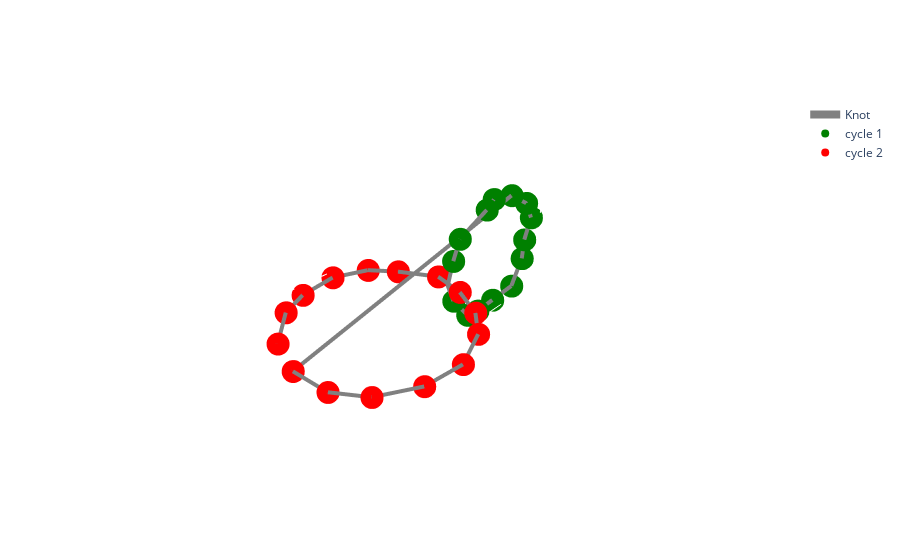

The notebook cell saved with this chart:
### Code cell
fig = plot(curve)

cycle = PH['representatives'][0]
plot_cycle(curve, cycle, fig, 'green', 'cycle 1')

cycle = PH['representatives'][1]
plot_cycle(curve, cycle, fig, 'red', 'cycle 2')

#cycle = PH['representatives'][0]
#plot_cycle(curve, cycle, fig, 'blue', 'cycle 3')

#cycle = PH['representatives'][2]
#plot_cycle(curve, cycle, fig, 'blue', 'cycle 4')

#cycle = PH['representatives'][4]
#plot_cycle(curve, cycle, fig, 'orange', 'cycle 5')

### Figure 1 — Plotly figure (JSON) as saved in the notebook; plotly's stock layout.template omitted (floating-point values rounded to 4 significant figures)
{"data": [{"line": {"color": "grey", "width": 8}, "marker": {"color": "grey", "size": 8}, "mode": "lines", "name": "Knot", "type": "scatter3d", "x": [-8.141, -6.756, -4.403, -3.755, -3.687, -4.379, -5.76, -7.148, -9.219, -11.32, -12.69, -12.95, -13.01, -11.96, -10.37, 8.63, 8.275, 6.804, 4.242, 1.819, -0.6264, -2.175, -3.166, -3.63, -2.152, -0.6727, 1.928, 4.482, 6.38, 8.148], "y": [3.498, 4.029, 3.772, 3.814, 3.41, 3.368, 3.625, 3.494, 3.34, 3.646, 3.462, 3.304, 3.629, 3.701, 3.401, 3.341, 6.267, 8.021, 9.263, 9.839, 8.833, 7.279, 5.029, 2.508, -0.1773, -1.83, -2.484, -2.301, -1.158, 0.9068], "z": [4.437, 4.272, 2.845, 1.414, -0.781, -2.514, -4.475, -4.894, -4.973, -4.423, -2.362, -0.731, 1.376, 2.98, 4.007, -0.5288, -0.2064, -0.3617, -0.5653, -0.2186, -0.1228, -0.2427, -0.2586, -0.4039, -0.5238, -0.4792, -0.2131, -0.3437, -0.1518, -0.3553]}, {"line": {"color": "green", "width": 8}, "marker": {"color": "green", "size": 8}, "mode": "markers", "name": "cycle 1", "type": "scatter3d", "x": [-12.95, -3.63, -7.148, -8.141, -4.379, -12.69, -9.219, -11.96, -4.403, -5.76, -3.755, -10.37, -13.01, -6.756, -11.32], "y": [3.304, 2.508, 3.494, 3.498, 3.368, 3.462, 3.34, 3.701, 3.772, 3.625, 3.814, 3.401, 3.629, 4.029, 3.646], "z": [-0.731, -0.4039, -4.894, 4.437, -2.514, -2.362, -4.973, 2.98, 2.845, -4.475, 1.414, 4.007, 1.376, 4.272, -4.423]}, {"line": {"color": "red", "width": 8}, "marker": {"color": "red", "size": 8}, "mode": "markers", "name": "cycle 2", "type": "scatter3d", "x": [8.63, 1.819, -3.63, 8.148, 4.482, 8.275, -3.166, 4.242, -2.175, 6.38, -2.152, -0.6264, 1.928, 6.804, -0.6727], "y": [3.341, 9.839, 2.508, 0.9068, -2.301, 6.267, 5.029, 9.263, 7.279, -1.158, -0.1773, 8.833, -2.484, 8.021, -1.83], "z": [-0.5288, -0.2186, -0.4039, -0.3553, -0.3437, -0.2064, -0.2586, -0.5653, -0.2427, -0.1518, -0.5238, -0.1228, -0.2131, -0.3617, -0.4792]}], "layout": {"scene": {"xaxis": {"backgroundcolor": "rgb(200, 200, 230)", "gridcolor": "rgba(0,0,0,0)", "showbackground": false, "showticklabels": false, "title": {"text": " "}, "zerolinecolor": "rgba(0,0,0,0)"}, "yaxis": {"backgroundcolor": "rgb(200, 200, 230)", "gridcolor": "rgba(0,0,0,0)", "showbackground": false, "showticklabels": false, "title": {"text": " "}, "zerolinecolor": "rgba(0,0,0,0)"}, "zaxis": {"backgroundcolor": "rgb(200, 200, 230)", "gridcolor": "rgba(0,0,0,0)", "showbackground": false, "showticklabels": false, "title": {"text": " "}, "zerolinecolor": "rgba(0,0,0,0)"}}}}
